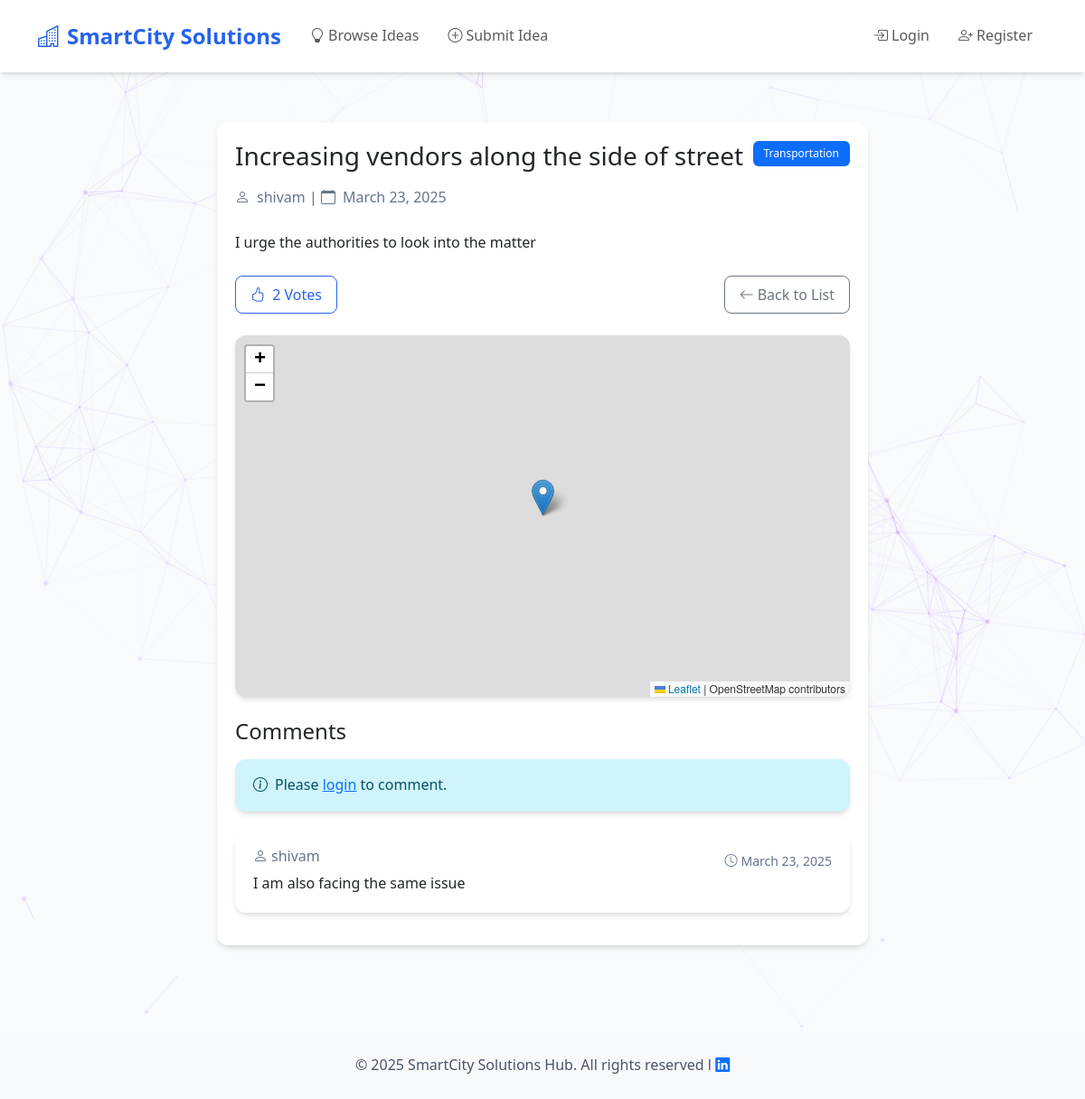
Page /ideas/1/ on the committed database.
### solutions/models.py (models this page shows, shortened)
class Idea(models.Model):
    IMPLEMENTATION_STATUS = [
        ('pending', 'Pending Review'),
        ('approved', 'Approved for Implementation'),
        ('in_progress', 'Implementation in Progress'),
        ('completed', 'Implementation Completed'),
        ('rejected', 'Not Feasible')
    ]
    title = models.CharField(max_length=200)
    description = models.TextField()
    category = models.ForeignKey(Category, on_delete=models.CASCADE)
    author = models.ForeignKey(User, on_delete=models.CASCADE)
    created_at = models.DateTimeField(default=timezone.now)
    updated_at = models.DateTimeField(auto_now=True)
    location = models.CharField(max_length=200)
    latitude = models.DecimalField(max_digits=9, decimal_places=6, null=True, blank=True)
    longitude = models.DecimalField(max_digits=9, decimal_places=6, null=True, blank=True)
    status = models.CharField(max_length=20, choices=[
        ('pending', 'Pending'),
        ('under_review', 'Under Review'),
        ('approved', 'Approved'),
        ('implemented', 'Implemented'),
        ('rejected', 'Rejected')
    ], default='pending')
    implementation_status = models.CharField(
        max_length=20,
        choices=IMPLEMENTATION_STATUS,
        default='pending'
    )
    admin_notes = models.TextField(blank=True)
    implementation_date = models.DateField(null=True, blank=True)

class Category(models.Model):
    name = models.CharField(max_length=100)
    description = models.TextField(blank=True)
    class Meta:
        verbose_name_plural = "Categories"

class Comment(models.Model):
    idea = models.ForeignKey(Idea, on_delete=models.CASCADE)
    author = models.ForeignKey(User, on_delete=models.CASCADE)
    content = models.TextField()
    created_at = models.DateTimeField(auto_now_add=True)
    updated_at = models.DateTimeField(auto_now=True)

### solutions/views.py (the view)
# urls.py: path('ideas/<int:pk>/', views.idea_detail, name='idea_detail'),
def idea_detail(request, pk):
    idea = get_object_or_404(Idea, pk=pk)
    comments = idea.comment_set.all().order_by('-created_at')
    user_has_voted = False
    if request.user.is_authenticated:
        user_has_voted = Vote.objects.filter(user=request.user, idea=idea).exists()
    context = {
        'idea': idea,
        'comments': comments,
        'user_has_voted': user_has_voted,
    }
    return render(request, 'solutions/idea_detail.html', context)

### solutions/templates/solutions/idea_detail.html (shortened to what this page needs)
{% extends 'solutions/base.html' %}
{% block content %}
<div class="container py-4">
    <div class="row justify-content-center">
        <div class="col-lg-8">
            <div class="card mb-4">
                <div class="card-body">
                    <div class="d-flex justify-content-between align-items-start mb-3">
                        <h1 class="h3 mb-0">{{ idea.title }}</h1>
                        <span class="badge bg-primary">{{ idea.category.name }}</span>
                    </div>
                    <p class="text-muted mb-4">
                        <i class="bi bi-person me-2"></i>{{ idea.author.username }} |
                        <i class="bi bi-calendar me-2"></i>{{ idea.created_at|date:"F j, Y" }}
                    </p>
                    <p class="card-text mb-4">{{ idea.description }}</p>
                    <div class="d-flex justify-content-between align-items-center mb-4">
                        <div class="d-flex align-items-center">
                            {% if user.is_authenticated %}
                                {% csrf_token %}
                                <button class="btn {% if user_has_voted %}btn-primary{% else %}btn-outline-primary{% endif %} me-2 vote-button" data-idea-id="{{ idea.id }}">
                                    <i class="bi bi-hand-thumbs-up me-1"></i>
                                    <span class="vote-count">{{ idea.vote_set.count }}</span> Votes
                                </button>
                            {% else %}
                                <a href="{% url 'login' %}" class="btn btn-outline-primary me-2">
                                    <i class="bi bi-hand-thumbs-up me-1"></i>
                                    <span class="vote-count">{{ idea.vote_set.count }}</span> Votes
                                </a>
                            {% endif %}
                        </div>
                        <a href="{% url 'solutions:idea_list' %}" class="btn btn-outline-secondary">
                            <i class="bi bi-arrow-left me-1"></i>Back to List
                        </a>
                    </div>
                    <div id="map" class="mb-4"></div>
                    <h3 class="h4 mb-3">Comments</h3>
                    {% if user.is_authenticated %}
                        <form id="commentForm" method="post" action="{% url 'solutions:add_comment' idea.pk %}" class="mb-4">
                            {% csrf_token %}
                            <div class="mb-3">
                                <textarea class="form-control" name="content" rows="3" required
                                          placeholder="Share your thoughts..."></textarea>
                            </div>
                            <button type="submit" class="btn btn-primary">
                                <i class="bi bi-chat-dots me-1"></i>Add Comment
                            </button>
                        </form>
                    {% else %}
                        <div class="alert alert-info">
                            <i class="bi bi-info-circle me-2"></i>Please <a href="{% url 'login' %}">login</a> to comment.
                        </div>
                    {% endif %}
                    <div id="comments">
                        {% for comment in idea.comment_set.all %}
                            <div class="card mb-3">
                                <div class="card-body">
                                    <div class="d-flex justify-content-between">
                                        <h6 class="card-subtitle mb-2 text-muted">
                                            <i class="bi bi-person me-1"></i>{{ comment.author.username }}
                                        </h6>
                                        <small class="text-muted">
                                            <i class="bi bi-clock me-1"></i>{{ comment.created_at|date:"F j, Y" }}
                                        </small>
                                    </div>
                                    <p class="card-text">{{ comment.content }}</p>
                                </div>
                            </div>
                        {% empty %}
                            <p class="text-muted">No comments yet. Be the first to share your thoughts!</p>
                        {% endfor %}
                    </div>
                </div>
            </div>
        </div>
    </div>
</div>
{% endblock %}

### solutions/templates/solutions/base.html (shortened to what this page needs)
<!DOCTYPE html>
<html lang="en">
<head>
    <link href="https://cdn.jsdelivr.net/npm/bootstrap@5.3.0/dist/css/bootstrap.min.css" rel="stylesheet">
    <link rel="stylesheet" href="https://cdn.jsdelivr.net/npm/bootstrap-icons@1.7.2/font/bootstrap-icons.css">
    <link rel="stylesheet" href="https://cdn.jsdelivr.net/npm/bootstrap-icons@1.11.1/font/bootstrap-icons.css">
    <link rel="stylesheet" href="https://unpkg.com/leaflet@1.9.4/dist/leaflet.css" />
    <link href="https://cdn.jsdelivr.net/npm/bootstrap-icons@1.7.2/font/bootstrap-icons.css" rel="stylesheet">
</head>
<body>
    <div id="particles-js" class="position-fixed top-0 start-0 w-100 h-100 pointer-events-none" style="z-index: -1;"></div>
    <nav class="navbar navbar-expand-lg navbar-light">
        <div class="container">
            <a class="navbar-brand" href="{% url 'solutions:home' %}">
                <i class="bi bi-buildings me-2"></i>SmartCity Solutions
            </a>
            <div class="collapse navbar-collapse" id="navbarNav">
                <ul class="navbar-nav me-auto">
                    {% if not user.is_staff %}
                    <li class="nav-item">
                        <a class="nav-link" href="{% url 'solutions:idea_list' %}">
                            <i class="bi bi-lightbulb me-1"></i>Browse Ideas
                        </a>
                    </li>
                    <li class="nav-item">
                        <a class="nav-link" href="{% url 'solutions:idea_create' %}">
                            <i class="bi bi-plus-circle me-1"></i>Submit Idea
                        </a>
                    </li>
                    {% endif %}
                </ul>
                <div class="navbar-nav ms-auto">
                    {% if user.is_authenticated %}
                        {% if not user.is_staff %}
                        <a class="nav-link" href="{% url 'solutions:profile' %}">
                            <i class="bi bi-person-circle me-1"></i>{{ user.username }}
                        </a>
                        {% endif %}
                            <a class="nav-link" href="{% url 'logout' %}">
                                <i class="bi bi-box-arrow-right me-1"></i>Logout
                            </a>
                    {% else %}
                            <a class="nav-link" href="{% url 'login' %}">
                                <i class="bi bi-box-arrow-in-right me-1"></i>Login
                            </a>
                            <a class="nav-link" href="{% url 'solutions:register' %}">
                                <i class="bi bi-person-plus me-1"></i>Register
                            </a>
                    {% endif %}
                </div>
            </div>
        </div>
    </nav>
    <div class="container mb-4">
        {% block content %}
        {% endblock %}
    </div>
    <footer class="bg-light opacity-3 py-4 mt-5 text-center">
        <div class="container text-center">
            <p class="mb-0">&copy; 2025 SmartCity Solutions Hub. All rights reserved l <a href="https://www.linkedin.com/in/sharad-yadav-6717a6220/"><i class="bi bi-linkedin"></i></a></p>
        </div>
    </footer>
</body>
</html>

### solutions/templates/solutions/base.html (style rules this page uses)
:root { --primary-color: #2563eb; --secondary-color: #475569; --success-color: #22c55e; --background-color: #f8fafc; --card-shadow: 0 4px 6px -1px rgb(0 0 0 / 0.1), 0 2px 4px -2px rgb(0 0 0 / 0.1); }
body { background-color: var(--background-color); color: var(--secondary-color); line-height: 1.6; }
.navbar { background-color: white !important; box-shadow: var(--card-shadow); padding: 1rem 0; margin-bottom: 2rem; }
.navbar-brand { font-weight: 600; color: var(--primary-color) !important; font-size: 1.5rem; }
.nav-link { font-weight: 500; padding: 0.5rem 1rem !important; border-radius: 0.375rem; transition: all 0.2s; }
.card { border: none; border-radius: 0.75rem; box-shadow: var(--card-shadow); transition: transform 0.2s, box-shadow 0.2s; background: white; margin-bottom: 1.5rem; }
.card-body { padding: 1.25rem; }
.btn { padding: 0.5rem 1rem; font-weight: 500; border-radius: 0.5rem; transition: all 0.2s; }
.btn-outline-primary { color: var(--primary-color); border-color: var(--primary-color); }
.badge { padding: 0.5rem 0.75rem; font-weight: 500; border-radius: 0.375rem; }
.alert { border: none; border-radius: 0.75rem; padding: 1rem 1.25rem; margin-bottom: 1.5rem; box-shadow: var(--card-shadow); }
#map { height: 400px; width: 100%; border-radius: 0.75rem; margin-bottom: 1.5rem; box-shadow: var(--card-shadow); }
.text-muted { color: #64748b !important; }

### rows in the picture
Idea: title "Increasing vendors along the side of street", category.name "Transportation", author.username "shivam", created_at "March 23, 2025", description "I urge the authorities to look into the matter", vote_set.count "2"
Comment: author.username "shivam", created_at "March 23, 2025", content "I am also facing the same issue"
